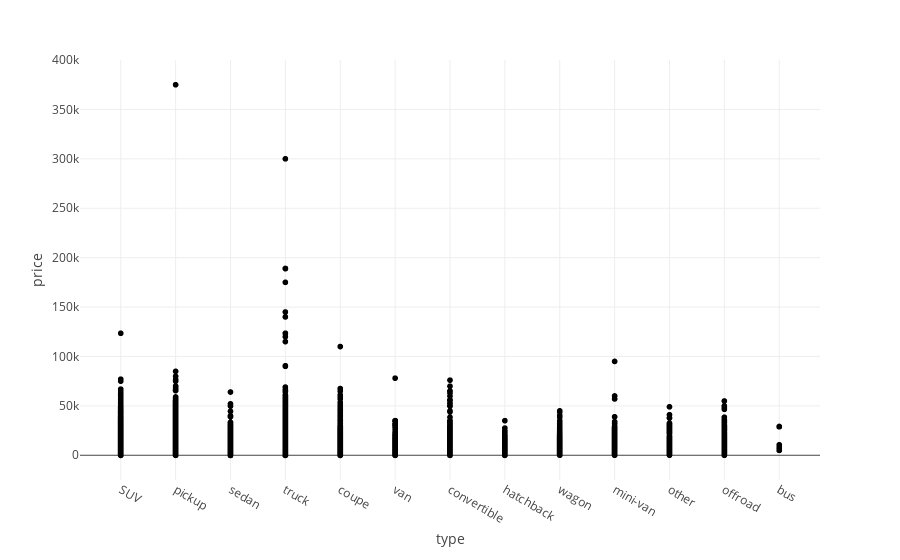

The cell this chart's notebook holds for it:
### Code cell
fig = px.scatter(car_data, x="type", y="price") # criar um gráfico de dispersão
fig.show()

### Figure 1 — Plotly figure (JSON) as saved in the notebook; plotly's stock layout.template omitted (floating-point values rounded to 4 significant figures; data arrays with more than 128 entries replaced by an {"elided": "..."} marker saying what was removed)
{"data": [{"hovertemplate": "type=%{x}<br>price=%{y}<extra></extra>", "legendgroup": "", "marker": {"color": "#000001", "symbol": "circle"}, "mode": "markers", "name": "", "showlegend": false, "type": "scattergl", "x": {"elided": "51525 str values"}, "xaxis": "x", "y": {"elided": "51525 int values"}, "yaxis": "y"}], "layout": {"legend": {"tracegroupgap": 0}, "margin": {"t": 60}, "xaxis": {"anchor": "y", "domain": [0, 1], "title": {"text": "type"}}, "yaxis": {"anchor": "x", "domain": [0, 1], "title": {"text": "price"}}}}
